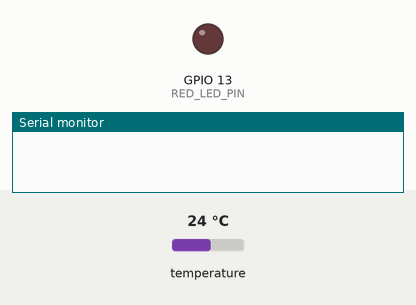
Recording of a sketch running on a simulated ESP32. Shown: output pins drawn as LEDs (lit = HIGH), the last lines printed to the serial monitor. The test bench sets the inputs (shaded band); at power-on: temperature 24 °C. WiFi joins after 1.5 s; servers stay silent unless stated; uploads are accepted with an empty reply. At 9.7 s the program puts the board to deep sleep or switches it off; the recording ends there.

Above: at 0.0 s.
At 1.6 s:
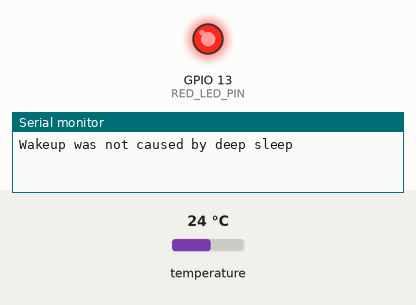
Timing chart, 0 to 9.7 s (numbered marks = the images above):
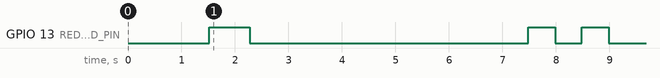

The sketch:

esp32-temperature-ds18b20.ino
```cpp
#include <OneWire.h>
#include<DallasTemperature.h>
#include <sstream>
#include <WiFiClientSecure.h>
#include <WiFiClient.h>
#include <HTTPClient.h>
#include <esp_wifi.h>

using namespace std;

#define uS_TO_S_FACTOR 1000000LL             /* Conversion factor for micro seconds to seconds */
#define SENSOR_SLEEP_TIME_SEC  1800LL        /* Time ESP32 will go to sleep (in seconds), */
                                             /*it is suffixed with LL  to allow large values*/

#define ONE_WIRE_BUS 15 // DS18B20 on arduino pin4 corresponds to GPI12 on physical board
#define RED_LED_PIN 13
const uint8_t vbatPin = 36;

#define SENSOR_TYPE "temperature"
#define SENSOR_UNIT "celsius"


OneWire oneWire(ONE_WIRE_BUS);
DallasTemperature DS18B20(&oneWire);
float temp;

WiFiClientSecure client;

// use a local server
bool isLocal = false;

const char* ssid     = "<Your WIFI SSID>";     // your network SSID (name of wifi network)
const char* password = "<Your WLAN password>"; // your network password

const char*  INET_SERVER = "<target remote server url>";  // production server URL
const char*  LOCAL_SERVER = "<local or dev server url>";  // dlocal or dev server URL
const char*  UUID_CLIENT = "c65898bc-8a98-473a-ad04-4ed87ab3f884";  // a unique uuid string


/*
 *Note: Remote server certificate validation
 *      is ONLY used for target remote server
 *      and NOT for LOCAL or DEV
 *
 * your target remote servers root cert make sure to keep the linebreaks
 * and the linebreaks (\n) at the end of each line  \n
 *
 * Below is an example for sites which use a letsencrypt certificate
 *
 * Further reading: https://letsencrypt.org/ and
 *                  https://letsencrypt.org/certificates/
 *
 */
const char* test_root_ca = \
     "-----BEGIN CERTIFICATE-----\n" \
     "MIIEkjCCA3qgAwIBAgIQCgFBQgAAAVOFc2oLheynCDANBgkqhkiG9w0BAQsFADA/\n" \
     "MSQwIgYDVQQKExtEaWdpdGFsIFNpZ25hdHVyZSBUcnVzdCBDby4xFzAVBgNVBAMT\n" \
     "DkRTVCBSb290IENBIFgzMB4XDTE2MDMxNzE2NDA0NloXDTIxMDMxNzE2NDA0Nlow\n" \
     "SjELMAkGA1UEBhMCVVMxFjAUBgNVBAoTDUxldCdzIEVuY3J5cHQxIzAhBgNVBAMT\n" \
     "GkxldCdzIEVuY3J5cHQgQXV0aG9yaXR5IFgzMIIBIjANBgkqhkiG9w0BAQEFAAOC\n" \
     "AQ8AMIIBCgKCAQEAnNMM8FrlLke3cl03g7NoYzDq1zUmGSXhvb418XCSL7e4S0EF\n" \
     "q6meNQhY7LEqxGiHC6PjdeTm86dicbp5gWAf15Gan/PQeGdxyGkOlZHP/uaZ6WA8\n" \
     "SMx+yk13EiSdRxta67nsHjcAHJyse6cF6s5K671B5TaYucv9bTyWaN8jKkKQDIZ0\n" \
     "Z8h/pZq4UmEUEz9l6YKHy9v6Dlb2honzhT+Xhq+w3Brvaw2VFn3EK6BlspkENnWA\n" \
     "a6xK8xuQSXgvopZPKiAlKQTGdMDQMc2PMTiVFrqoM7hD8bEfwzB/onkxEz0tNvjj\n" \
     "/PIzark5McWvxI0NHWQWM6r6hCm21AvA2H3DkwIDAQABo4IBfTCCAXkwEgYDVR0T\n" \
     "AQH/BAgwBgEB/wIBADAOBgNVHQ8BAf8EBAMCAYYwfwYIKwYBBQUHAQEEczBxMDIG\n" \
     "CCsGAQUFBzABhiZodHRwOi8vaXNyZy50cnVzdGlkLm9jc3AuaWRlbnRydXN0LmNv\n" \
     "bTA7BggrBgEFBQcwAoYvaHR0cDovL2FwcHMuaWRlbnRydXN0LmNvbS9yb290cy9k\n" \
     "c3Ryb290Y2F4My5wN2MwHwYDVR0jBBgwFoAUxKexpHsscfrb4UuQdf/EFWCFiRAw\n" \
     "VAYDVR0gBE0wSzAIBgZngQwBAgEwPwYLKwYBBAGC3xMBAQEwMDAuBggrBgEFBQcC\n" \
     "ARYiaHR0cDovL2Nwcy5yb290LXgxLmxldHNlbmNyeXB0Lm9yZzA8BgNVHR8ENTAz\n" \
     "MDGgL6AthitodHRwOi8vY3JsLmlkZW50cnVzdC5jb20vRFNUUk9PVENBWDNDUkwu\n" \
     "Y3JsMB0GA1UdDgQWBBSoSmpjBH3duubRObemRWXv86jsoTANBgkqhkiG9w0BAQsF\n" \
     "AAOCAQEA3TPXEfNjWDjdGBX7CVW+dla5cEilaUcne8IkCJLxWh9KEik3JHRRHGJo\n" \
     "uM2VcGfl96S8TihRzZvoroed6ti6WqEBmtzw3Wodatg+VyOeph4EYpr/1wXKtx8/\n" \
     "wApIvJSwtmVi4MFU5aMqrSDE6ea73Mj2tcMyo5jMd6jmeWUHK8so/joWUoHOUgwu\n" \
     "X4Po1QYz+3dszkDqMp4fklxBwXRsW10KXzPMTZ+sOPAveyxindmjkW8lGy+QsRlG\n" \
     "PfZ+G6Z6h7mjem0Y+iWlkYcV4PIWL1iwBi8saCbGS5jN2p8M+X+Q7UNKEkROb3N6\n" \
     "KOqkqm57TH2H3eDJAkSnh6/DNFu0Qg==\n" \
     "-----END CERTIFICATE-----\n";


void setup() {
  // put your setup code here, to run once:
  Serial.begin(115200);
  delay(1500); //Take some time to open up the Serial Monitor

  //Print the wakeup reason for ESP32
  printWakeupReason();

  /*
    First we configure the wake up source
    We set our ESP32 to wake up every x seconds
  */
  esp_sleep_enable_timer_wakeup(SENSOR_SLEEP_TIME_SEC * uS_TO_S_FACTOR);


  // put your main code here, to run repeatedly:
  temperatura();

  if(prepareWifi(3)){
    sendData(temp);
  }

  prepareSleep();
  esp_deep_sleep_start();

}

void loop() {

}

void temperatura()
{
  //init temperature sensor
  DS18B20.begin();

  pinMode(RED_LED_PIN, OUTPUT);
  digitalWrite(RED_LED_PIN, HIGH);

  // execute temperature meassurement
  DS18B20.requestTemperatures();
  temp = DS18B20.getTempCByIndex(0);
  Serial.print("current temperature: ");
  Serial.println(temp);

  digitalWrite(RED_LED_PIN, LOW);

}

/*
  Method to print the reason by which ESP32
  has been awaken from sleep
*/
void printWakeupReason() {
  esp_sleep_wakeup_cause_t wakeupReason;

  wakeupReason = esp_sleep_get_wakeup_cause();

  switch (wakeupReason)
  {
    case 1  : Serial.println("Wakeup caused by external signal using RTC_IO"); break;
    case 2  : Serial.println("Wakeup caused by external signal using RTC_CNTL"); break;
    case 3  : Serial.println("Wakeup caused by timer"); break;
    case 4  : Serial.println("Wakeup caused by touchpad"); break;
    case 5  : Serial.println("Wakeup caused by ULP program"); break;
    default : Serial.println("Wakeup was not caused by deep sleep"); break;
  }
}

void prepareSleep(){

  //esp_bluedroid_disable();
  //esp_bt_controller_disable();
  esp_wifi_stop();
  Serial.println("Going to sleep now");
}

/*************************************
 *
 * connect to the WIFI, if a connection
 * attempt fails function will retry to connect after 2000 milliseconds
 *
 * @return true
 *
 ************************************/
boolean prepareWifi(int maxRetries){
  WiFi.begin(ssid, password);
  int retries=0;

  // attempt to connect to Wifi network:
  while (WiFi.status() != WL_CONNECTED) {
    Serial.print("-");
    // wait 1 second for re-trying
    delay(5000);
    retries = retries +1;
    if(retries > maxRetries){
      flashy();
      flashy();
      flashy();
      flashy();
      return false;
    }
    return true;
  }

  Serial.print("Connected to ");
  Serial.println(ssid);
}

/****************************************
 *
 * Send data to server
 *
 * data can be send to a remote server
 * or to a local machine for testing
 *
 * @param data - this var should hold only the sensor data
 *
 * *************************************/
void sendData(float data){

  analogSetAttenuation(ADC_0db);

  float VBAT;
  int adcReadval = analogRead(vbatPin);
  // Battery Voltage
  VBAT = (4.2 / 4095.0)*(float)(adcReadval); // LiPo battery voltage in volts


  if (! isLocal) {
    Serial.print("LIVE mode");
    client.setCACert(test_root_ca);

    Serial.print("LIVE mode");
    Serial.println("\nStarting connection to server...");
    if (!client.connect(INET_SERVER, 443)) {              // change this if your server uses a different port for https
      Serial.println("Connection failed!");
      Serial.println(INET_SERVER);
      flashy();
      flashy();
      flashy();
      client.stop();
    }
    else {
      client.stop();
      blink();
      blink();
      Serial.println("Connected to server!");
      Serial.println(INET_SERVER);

      // prepare sensor data
      std::stringstream sensorDataStream;

      sensorDataStream << "sensor_mac=" << WiFi.macAddress().c_str();
      sensorDataStream << "&sensor_connection_type=WIFI";
      sensorDataStream << "&sensor_type=" << SENSOR_TYPE;
      sensorDataStream << "&sensor_unit=" << SENSOR_UNIT;
      sensorDataStream << "&sensor_sleep_time_sec=" << SENSOR_SLEEP_TIME_SEC;
      sensorDataStream << "&sensor_ip=" << WiFi.localIP().toString().c_str();
      sensorDataStream << "&sensor_data=" << data;
      sensorDataStream << "&sensor_voltage=" << VBAT;

      // Make a HTTP request:
      HTTPClient http;
      http.begin("https://<target remote server url>/sensor/indata");     // change this to your needs
      http.addHeader("Content-Type", "application/x-www-form-urlencoded");
      http.addHeader("X-Auth", UUID_CLIENT);
      http.POST(sensorDataStream.str().c_str()); // sensor data
      //http.writeToStream(&Serial);
      http.end();

      client.stop();
    }
  } else {
    Serial.print("LOCAL mode");

    Serial.println("\nStarting connection to server...");
    if (!client.connect(LOCAL_SERVER, 8181)) {              // chnage this if your local server uses a different port for https
      Serial.println("Connection failed!");
      Serial.println(LOCAL_SERVER);
      flashy();
      flashy();
      flashy();
    }
    else {
      blink();
      blink();
      blink();
      Serial.println("Connected to server!");
      Serial.println(LOCAL_SERVER);

      // prepare sensor data
      std::stringstream sensorDataStream;

      sensorDataStream << "sensor_mac=" << WiFi.macAddress().c_str();
      sensorDataStream << "&sensor_connection_type=WIFI";
      sensorDataStream << "&sensor_type=" << SENSOR_TYPE;
      sensorDataStream << "&sensor_unit=" << SENSOR_UNIT;
      sensorDataStream << "&sensor_sleep_time_sec=" << SENSOR_SLEEP_TIME_SEC;
      sensorDataStream << "&sensor_ip=" << WiFi.localIP().toString().c_str();
      sensorDataStream << "&sensor_data=" << data;
      sensorDataStream << "&sensor_voltage=" << VBAT;

      Serial.print("POSTDATA: ");
      Serial.println(sensorDataStream.str().c_str());

      // Make a HTTP request:
      HTTPClient http;
      http.begin("https://<target remote server url>/sensor/indata");      // change this to your needs
      http.addHeader("Content-Type", "application/x-www-form-urlencoded");
      http.addHeader("X-Auth", UUID_CLIENT);
      http.POST(sensorDataStream.str().c_str()); // sensor data
      http.writeToStream(&Serial);
      http.end();
    }
  }
}

void blink() {
  digitalWrite(13, HIGH);   // turn the LED on (HIGH is the voltage level)
  delay(500);                       // wait for a second
  digitalWrite(13, LOW);    // turn the LED off by making the voltage LOW
  delay(500);
}

void flashy() {
  digitalWrite(13, HIGH);   // turn the LED on (HIGH is the voltage level)
  delay(100);                       // wait for a second
  digitalWrite(13, LOW);    // turn the LED off by making the voltage LOW
  delay(100);
}
```

Measured:
- by itself, GPIO 13 (RED_LED_PIN): goes HIGH 0.76 s, LOW 5.2 s, HIGH 0.50 s, LOW 0.50 s, HIGH 0.50 s, then LOW
